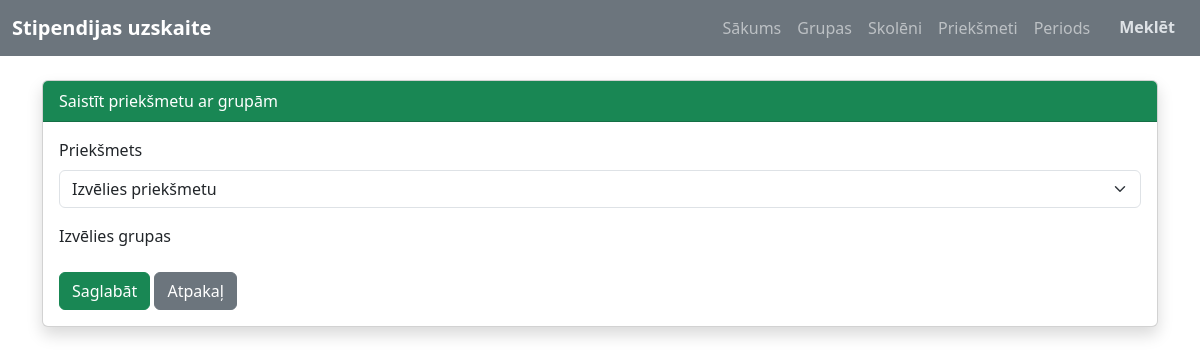
Page /groups/bindSubject on the earlier database version.
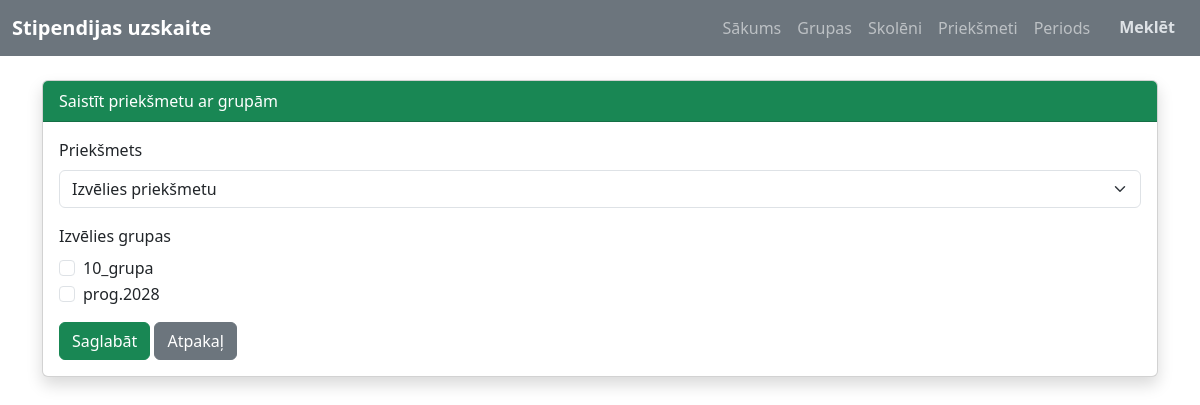
Same page on the later database version.
### tables this page shows
CREATE TABLE `groups` (
  `id` int(11) NOT NULL,
  `group_name` varchar(100) DEFAULT NULL,
  `created_at` datetime DEFAULT current_timestamp()
);

### Core/functions.php (called while the page is built, shortened)
<?php
function base_path($path) {
    return BASE_PATH . $path;
}
function view($path, $attributes = [] ) {
    extract($attributes);
    require base_path("app/views/{$path}");
}

### app/controllers/group/GroupSubjectController.php (called while the page is built, shortened)
<?php
try {
    $db = App::resolve(Database::class);
} catch (\Exception $e) {
    error_log("Neizdevās izveidot datubāzes savienojumu: " . $e->getMessage());
    die("Sistēma šobrīd nav pieejama. Lūdzu, mēģiniet vēlāk.");
}
$errors = [];
try {
    $subjects = $db->query("SELECT * FROM subjects")->get();
} catch (\Exception $e) {
    error_log("Kļūda ielādējot priekšmetus: " . $e->getMessage());
    $subjects = [];
}
try {
    $groups = $db->query("SELECT * FROM groups")->get();
} catch (\Exception $e) {
    error_log("Kļūda ielādējot grupas: " . $e->getMessage());
    $groups = [];
}
try {
    view('groups/bindSubject.php', [
        'subjects' => $subjects,
        'groups' => $groups,
        'errors' => $errors
    ]);
} catch (\Exception $e) {
    error_log("Kļūda ielādējot skatu groups/bindSubject.php: " . $e->getMessage());
    echo "Diemžēl formu ielādēt neizdevās.";
}

### public/index.php (called while the page is built, shortened)
<?php
require BASE_PATH . 'Core/functions.php';
spl_autoload_register(function ($class) {
    $class = str_replace('\\', DIRECTORY_SEPARATOR, $class);
});
$router = new \Core\Router();
$path = parse_url($_SERVER['REQUEST_URI'], PHP_URL_PATH);
$method = $_POST['_method'] ?? $_SERVER['REQUEST_METHOD'];
require base_path('bootstrap.php');
$router->route($path, $method);

### Core/App.php (called while the page is built, shortened)
<?php
class App
{
    protected static $container;
    public static function setContainer ($container) {
        static::$container = $container;
    }
    public static function Container()
    {
        return static::$container;
    }
    public static function resolve($key) {
        return static::Container()->resolve($key);
    }
}

### Core/Container.php (called while the page is built, shortened)
<?php
class Container
{
    protected $bindings = [];
    public function bind($key, $resolver)
    {
        $this->bindings[$key] = $resolver;
    }
    public function resolve($key)
    {
        $resolver = $this->bindings[$key];
        return call_user_func($resolver);
    }
}

### config.php (called while the page is built)
<?php
return [
    'database' => [
        'host' => 'localhost',
        'port' => 3306,
        'dbname' => 'stipendiju_uzskaite',
        'charset' => 'utf8mb4'
    ]
];

### bootstrap.php (called while the page is built, shortened)
<?php
$container = new Container();
$container->bind('Core\Database', function () {
    $config = require base_path('config.php');
    return new Database($config['database']);
});

### Core/Database.php (called while the page is built, shortened)
<?php
class Database
{
    public $connection;
    public $statement;
    public function __construct($config, $username = 'root', $password = '')
    {
        $dns = 'mysql: ' . http_build_query($config, '', ';');
        $this->connection = new PDO($dns, $username, $password, [
            PDO::ATTR_DEFAULT_FETCH_MODE => PDO::FETCH_ASSOC
        ]);
    }
    public function query($query, $params = [])
    {
        $this->statement = $this->connection->prepare($query);
        $this->statement->execute($params);
        return $this;
    }
    public function get()
    {
        return $this->statement->fetchAll();
    }
}

### app/views/groups/bindSubject.php (the view, shortened to what the changed rows need)
<?php
require base_path('app/views/partials/head.php');
require base_path('app/views/partials/nav.php');
?>
<div class="container mt-4">
    <div class="card shadow">
        <div class="card-header bg-success text-white">
            Saistīt priekšmetu ar grupām
        </div>
        <div class="card-body">
            <form method="POST" action="/groups/bindSubject">
                <div class="mb-3">
                    <label class="form-label">
                        Priekšmets
                    </label>
                    <select
                        name="subject_id" class="form-select" required>
                        <option value="">
                            Izvēlies priekšmetu
                        </option>
                    </select>
                </div>
                <div class="mb-3">
                    <label class="form-label">
                        Izvēlies grupas
                    </label>
                    <?php foreach ($groups as $group): ?>
                        <div class="form-check">
                            <input
                                class="form-check-input"
                                type="checkbox"
                                name="groups[]"
                                value="<?= $group['id'] ?>"
                                id="group<?= $group['id'] ?>"
                            >
                            <label
                                class="form-check-label" for="group<?= $group['id'] ?>">
                                <?= $group['group_name'] ?>
                            </label>
                        </div>
                    <?php endforeach; ?>
                </div>
                <button
                    type="submit" class="btn btn-success">
                    Saglabāt
                </button>
                <a
                    href="/groups" class="btn btn-secondary">
                    Atpakaļ
                </a>
            </form>
        </div>
    </div>
</div>
<?php
require base_path('app/views/partials/footer.php');
?>

### Core/router.php (shortened to what the changed rows need)
<?php
class Router {
    protected $routes = [];
    public function add($uri, $controller, $method) {
        $this->routes[] = [
            'uri' => $uri,
            'controller' => $controller,
            'method' => $method,
            'middleware' => null
        ];
        return $this;
    }
    public function route($uri, $method) {
        foreach ($this->routes as $route) {
            if ($route['uri'] === $uri && $route['method'] === strtoupper($method)){
                return require base_path('app/controllers/' . $route['controller']);
            }
        }
    }
}

### app/views/partials/nav.php (shortened to what the changed rows need)
<nav class="navbar navbar-expand-lg navbar-dark bg-secondary" data-bs-theme="dark">
    <div class="container-fluid">
        <a class="navbar-brand fw-bold" href="/">
            Stipendijas uzskaite
        </a>
        <div class="collapse navbar-collapse" id="navbarNav">
            <ul class="navbar-nav ms-auto">
                <li class="nav-item">
                    <a class="nav-link" href="/">Sākums</a>
                </li>
                <li class="nav-item">
                    <a class="nav-link" href="/groups">Grupas</a>
                </li>
                <li class="nav-item">
                    <a class="nav-link" href="/students">Skolēni</a>
                </li>
                <li class="nav-item">
                    <a class="nav-link" href="/subjects">Priekšmeti</a>
                </li>
                <li class="nav-item">
                    <a class="nav-link" href="/period">Periods</a>
                </li>
                <li class="nav-item">
                    <a class="btn fw-bold ms-2" href="/search">Meklēt</a>
                </li>
            </ul>
        </div>
    </div>
</nav>

Differences in the rows shown:
added groups: group_name "10_grupa"
added groups: group_name "prog.2028"
